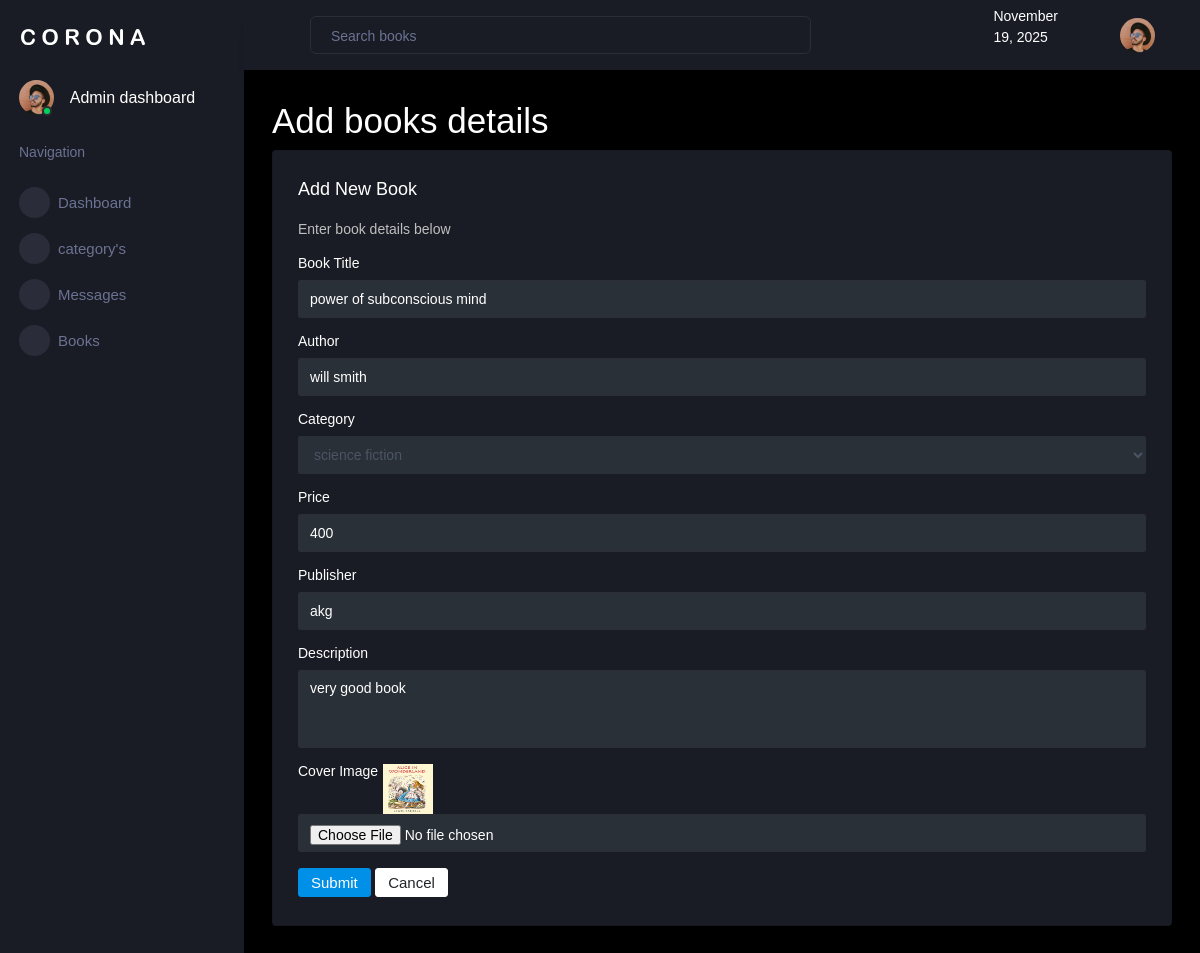
/book_shop_admin/edit_books/1/, run on the app's committed database.
### adminapp/models.py (models this page shows, shortened)
class bookdb(models.Model):
    book_title = models.CharField(max_length=100,null=True,blank=True)
    book_author = models.CharField(max_length=100,null=True,blank=True)
    book_category = models.CharField(max_length=100,null=True,blank=True)
    book_price = models.IntegerField(null=True,blank=True)
    book_publisher = models.CharField(max_length=100,null=True,blank=True)
    book_description = models.CharField(max_length=100,null=True,blank=True)
    book_cover_image = models.ImageField(upload_to="cover image",null=True,blank=True)

### adminapp/views.py (the view)
# urls.py: path('edit_books/<int:book_id>/', views.edit_books, name="edit_books"),
def edit_books(request,book_id):
    books = bookdb.objects.get(id=book_id)
    categories = categorydb.objects.all()
    return render(request,"edit_books.html",{'books':books,'categories':categories})

### adminapp/templates/edit_books.html (shortened to what this page needs)
<!DOCTYPE html>
{% extends 'index.html' %}
{% block content %}
<html lang="en">
<head>
</head>
<body>
<h1>Add books details</h1>
<div class="card">
  <div class="card-body">
    <h4 class="card-title">Add New Book</h4>
    <p class="card-description"> Enter book details below </p>
    <form class="forms-sample" method="POST" enctype="multipart/form-data" action="{% url 'update_books' book_id=books.id %}">
      <div class="form-group">
        <label for="title">Book Title</label>
        <input type="text" class="form-control" id="title" name="title" placeholder="Enter book title" required value="{{ books.book_title }}">
      </div>
      <div class="form-group">
        <label for="author">Author</label>
        <input type="text" class="form-control" id="author" name="author" placeholder="Enter author name" required value="{{ books.book_author }}">
      </div>
      <div class="form-group">
        <label for="category">Category</label>
        <select class="form-control" id="category" name="category" required>
          <option >{{ books.book_category }}</option>
        </select>
      </div>
      <div class="form-group">
        <label for="price">Price</label>
        <input type="number" class="form-control" id="price" name="price" placeholder="Enter price" required value="{{ books.book_price }}">
      </div>
      <div class="form-group">
        <label for="publisher">Publisher</label>
        <input type="text" class="form-control" id="publisher" name="publisher" placeholder="Enter publisher name" required value="{{ books.book_publisher }}">
      </div>
      <div class="form-group">
        <label for="description">Description</label>
        <textarea class="form-control" id="description" name="description" rows="4" placeholder="Enter description">{{ books.book_description }}</textarea>
      </div>
      <div class="form-group">
        <label for="cover_image">Cover Image</label>
        <img src="{{ books.book_cover_image.url}}" width="50px" height="50px">
        <input type="file" class="form-control" id="cover_image" name="cover_image" accept="image/*" required>
      </div>
      <button type="submit" class="btn btn-primary me-2">Submit</button>
      <button type="reset" class="btn btn-light">Cancel</button>
    </form>
  </div>
</div>
</body>
</html>
{% endblock %}

### data on the page
bookdb: title "power of subconscious mind", author "will smith", category "science fiction", price "400", publisher "akg", description "very good book", book_cover_image (picture)
